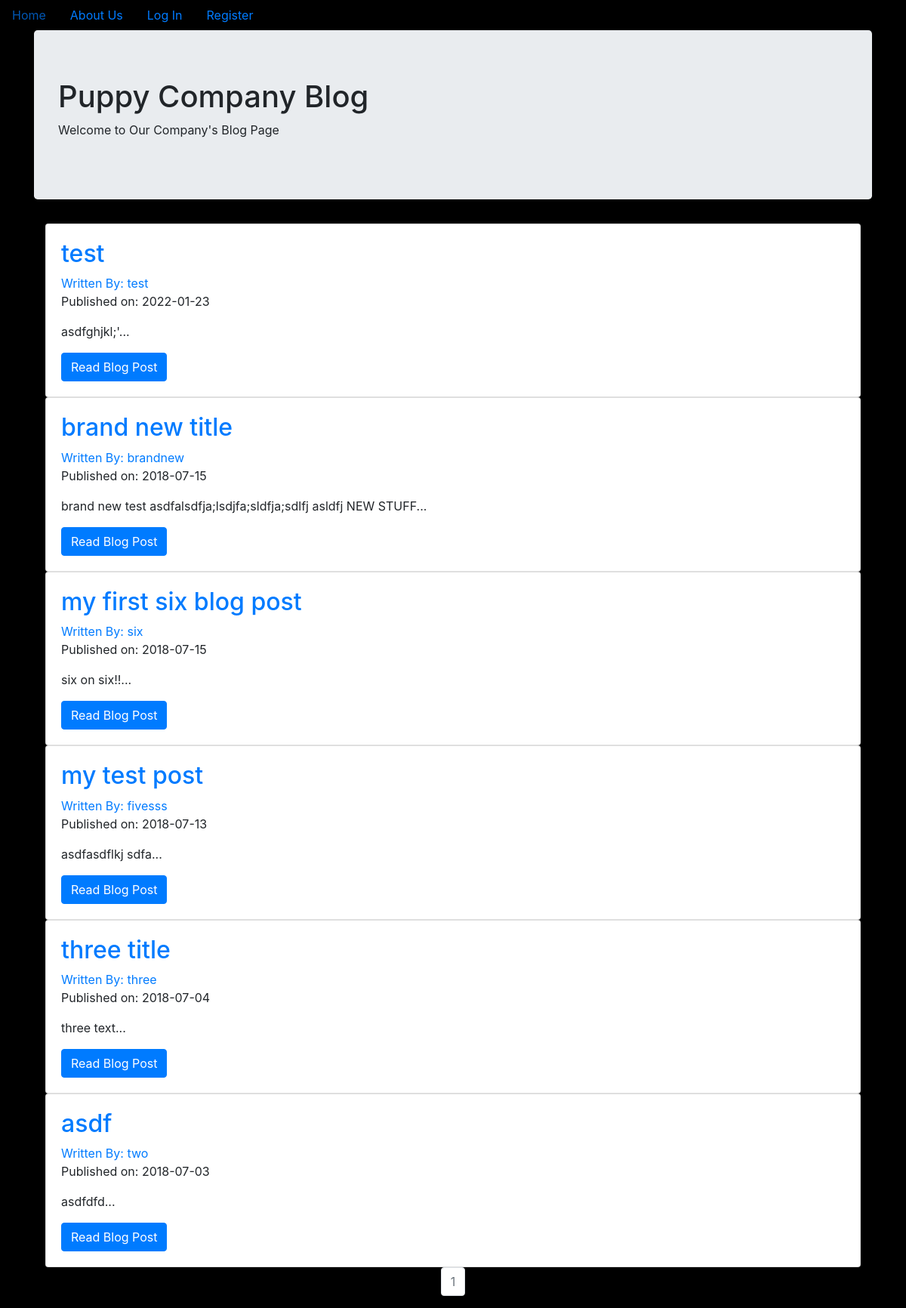
The page / on the database its author committed.
### puppycompanyblog/models.py (models this page shows, shortened)
class BlogPost(db.Model):
    users = db.relationship(User)
    id = db.Column(db.Integer, primary_key=True)
    user_id = db.Column(db.Integer, db.ForeignKey('users.id'), nullable=False)
    date = db.Column(db.DateTime, nullable=False, default=datetime.utcnow)
    title = db.Column(db.String(140), nullable=False)
    text = db.Column(db.Text, nullable=False)

class User(db.Model, UserMixin):
    __tablename__ = 'users'
    id = db.Column(db.Integer, primary_key = True)
    profile_image = db.Column(db.String(20), nullable=False, default='default_profile.png')
    email = db.Column(db.String(64), unique=True, index=True)
    username = db.Column(db.String(64), unique=True, index=True)
    password_hash = db.Column(db.String(128))
    posts = db.relationship('BlogPost', backref='author', lazy=True)

### puppycompanyblog/core/views.py (the view)
@core.route('/')
def index():
    page = request.args.get('page', 1, type=int)
    blog_posts = BlogPost.query.order_by(BlogPost.date.desc()).paginate(page=page, per_page=10)
    return render_template('index.html',blog_posts=blog_posts)

### puppycompanyblog/templates/index.html (shortened to what this page needs)
{% extends "base.html" %}
{% block content %}
  <div class="jumbotron">
    <h1>Puppy Company Blog</h1>
    <p>Welcome to Our Company's Blog Page</p>
  </div>
  <div class="container">
    {% for post in blog_posts.items %}
    <div class="card" >
      <div class="card-body">
        <h2><a class="card-title" href="  {{ url_for('blog_posts.blog_post', blog_post_id=post.id) }}">{{ post.title }}</a></h2>
        <a href="{{ url_for('users.user_posts', username=post.author.username) }}">Written By: {{ post.author.username }}</a>
        <p>Published on: {{ post.date.strftime('%Y-%m-%d') }}</p>
        <p class="card-text">{{ post.text[:100] }}...</p>
        <a href="{{ url_for('blog_posts.blog_post', blog_post_id=post.id) }}" class="btn btn-primary">Read Blog Post</a>
      </div>
    </div>
   {% endfor %}
   <nav aria-label="Page navigation example">
     <ul class="pagination justify-content-center">
       {% for page_num in blog_posts.iter_pages(left_edge=1, right_edge=1, left_current=1, right_current=2) %}
          {% if blog_posts.page == page_num %}
          <li class="page-item disabled">
            <a class="page-link" href="{{ url_for('core.index', page=page_num) }}">{{ page_num }}</a></li>
          {% else %}
            <li class="page-item"><a class="page-link" href="{{ url_for('core.index', page=page_num) }}">{{ page_num }}</a></li>
          {% endif %}
      {% endfor %}
    </nav>
{% endblock %}

### puppycompanyblog/templates/base.html (shortened to what this page needs)
<!DOCTYPE html>
<html>
  <head>
    <link rel="stylesheet" href="https://maxcdn.bootstrapcdn.com/bootstrap/4.0.0/css/bootstrap.min.css">
    <link type="text/css"  rel="stylesheet" href="{{ url_for('static', filename='/master.css') }}"/>
  </head>
  <body>
  <ul class="nav">
  <li class="nav-item">
    <a class="nav-link" href="{{ url_for('core.index') }}">Home</a>
  </li>
  <li class="nav-item">
    <a class="nav-link" href="{{ url_for('core.info') }}">About Us</a>
  </li>
    {% if current_user.is_authenticated %}
    <li class="nav-link"><a href="{{ url_for('users.logout') }}">Log Out</a></li>
    <li class="nav-link"><a href="{{ url_for('users.account') }}">Account</a></li>
    <li class="nav-link"><a href="{{ url_for('blog_posts.create_post') }}">Create Post</a></li>
    {% else %}
    <li class="nav-link"><a href="{{ url_for('users.login') }}">Log In</a></li>
    <li class="nav-link"><a href="{{ url_for('users.register') }}">Register</a></li>
    {% endif %}
</ul>
<div class="container">
  {% block content %}
  {% endblock %}
</div>
  </body>
</html>

### puppycompanyblog/static/master.css (style rules this page uses)
body { background-color: black; }

### rows shown on the page
BlogPost: title "test", author.username "test", date "2022-01-23", text "asdfghjkl;'"
BlogPost: title "brand new title", author.username "brandnew", date "2018-07-15", text "brand new test asdfalsdfja;lsdjfa;sldfja;sdlfj asldfj NEW STUFF"
BlogPost: title "my first six blog post", author.username "six", date "2018-07-15", text "six on six!!"
BlogPost: title "my test post", author.username "fivesss", date "2018-07-13", text "asdfasdflkj sdfa"
BlogPost: title "three title", author.username "three", date "2018-07-04", text "three text"
BlogPost: title "asdf", author.username "two", date "2018-07-03", text "asdfdfd"

### other values the page prints
{{ page_num }} "1"
